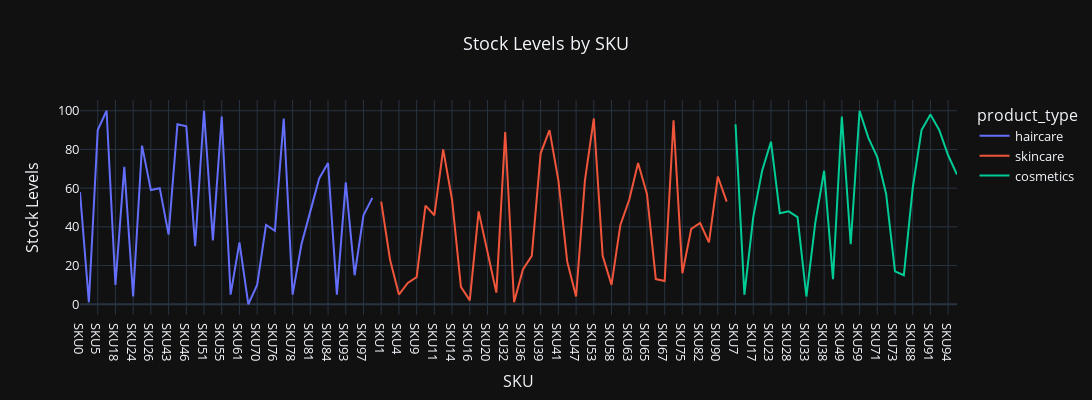

Notebook code for this chart:
### Markdown cell above
<b> There’s another column in the dataset as Stock levels. Stock levels refer to the number of products a store or business has in its inventory. Now let’s have a look at the stock levels of each SKU: </b>

### Code cell
stock_chart = px.line(df, x='sku', 
                      y='stock_levels', 
                      title='Stock Levels by SKU', color='product_type')

stock_chart.update_layout(title='Stock Levels by SKU', 
                  xaxis_title='SKU', 
                  yaxis_title='Stock Levels',
                  template='plotly_dark',
                  font=dict(size=13),
                  height=400,
                  width=1100,
                  title_x=0.5)

stock_chart.show()

### Figure 1 — Plotly figure (JSON) as saved in the notebook; plotly's stock layout.template omitted (floating-point values rounded to 4 significant figures)
{"data": [{"hovertemplate": "product_type=haircare<br>sku=%{x}<br>stock_levels=%{y}<extra></extra>", "legendgroup": "haircare", "line": {"color": "#636efa", "dash": "solid"}, "marker": {"symbol": "circle"}, "mode": "lines", "name": "haircare", "orientation": "v", "showlegend": true, "type": "scatter", "x": ["SKU0", "SKU2", "SKU5", "SKU12", "SKU18", "SKU22", "SKU24", "SKU25", "SKU26", "SKU30", "SKU43", "SKU45", "SKU46", "SKU48", "SKU51", "SKU54", "SKU55", "SKU57", "SKU61", "SKU68", "SKU70", "SKU74", "SKU76", "SKU77", "SKU78", "SKU79", "SKU81", "SKU83", "SKU84", "SKU87", "SKU93", "SKU95", "SKU97", "SKU99"], "xaxis": "x", "y": [58, 1, 90, 100, 10, 71, 4, 82, 59, 60, 36, 93, 92, 30, 100, 33, 97, 5, 32, 0, 10, 41, 38, 96, 5, 31, 48, 65, 73, 5, 63, 15, 46, 55], "yaxis": "y"}, {"hovertemplate": "product_type=skincare<br>sku=%{x}<br>stock_levels=%{y}<extra></extra>", "legendgroup": "skincare", "line": {"color": "#EF553B", "dash": "solid"}, "marker": {"symbol": "circle"}, "mode": "lines", "name": "skincare", "orientation": "v", "showlegend": true, "type": "scatter", "x": ["SKU1", "SKU3", "SKU4", "SKU6", "SKU9", "SKU10", "SKU11", "SKU13", "SKU14", "SKU15", "SKU16", "SKU19", "SKU20", "SKU31", "SKU32", "SKU34", "SKU36", "SKU37", "SKU39", "SKU40", "SKU41", "SKU42", "SKU47", "SKU52", "SKU53", "SKU56", "SKU58", "SKU60", "SKU63", "SKU64", "SKU65", "SKU66", "SKU67", "SKU69", "SKU75", "SKU80", "SKU82", "SKU86", "SKU90", "SKU98"], "xaxis": "x", "y": [53, 23, 5, 11, 14, 51, 46, 80, 54, 9, 2, 48, 27, 6, 89, 1, 18, 25, 78, 90, 64, 22, 4, 64, 96, 25, 10, 41, 54, 73, 57, 13, 12, 95, 16, 39, 42, 32, 66, 53], "yaxis": "y"}, {"hovertemplate": "product_type=cosmetics<br>sku=%{x}<br>stock_levels=%{y}<extra></extra>", "legendgroup": "cosmetics", "line": {"color": "#00cc96", "dash": "solid"}, "marker": {"symbol": "circle"}, "mode": "lines", "name": "cosmetics", "orientation": "v", "showlegend": true, "type": "scatter", "x": ["SKU7", "SKU8", "SKU17", "SKU21", "SKU23", "SKU27", "SKU28", "SKU29", "SKU33", "SKU35", "SKU38", "SKU44", "SKU49", "SKU50", "SKU59", "SKU62", "SKU71", "SKU72", "SKU73", "SKU85", "SKU88", "SKU89", "SKU91", "SKU92", "SKU94", "SKU96"], "xaxis": "x", "y": [93, 5, 45, 69, 84, 47, 48, 45, 4, 42, 69, 13, 97, 31, 100, 86, 76, 57, 17, 15, 60, 90, 98, 90, 77, 67], "yaxis": "y"}], "layout": {"font": {"size": 13}, "height": 400, "legend": {"title": {"text": "product_type"}, "tracegroupgap": 0}, "title": {"text": "Stock Levels by SKU", "x": 0.5}, "width": 1100, "xaxis": {"anchor": "y", "autorange": true, "domain": [0, 1], "range": [0, 99], "title": {"text": "SKU"}, "type": "category"}, "yaxis": {"anchor": "x", "autorange": true, "domain": [0, 1], "range": [-5.556, 105.6], "title": {"text": "Stock Levels"}, "type": "linear"}}}
